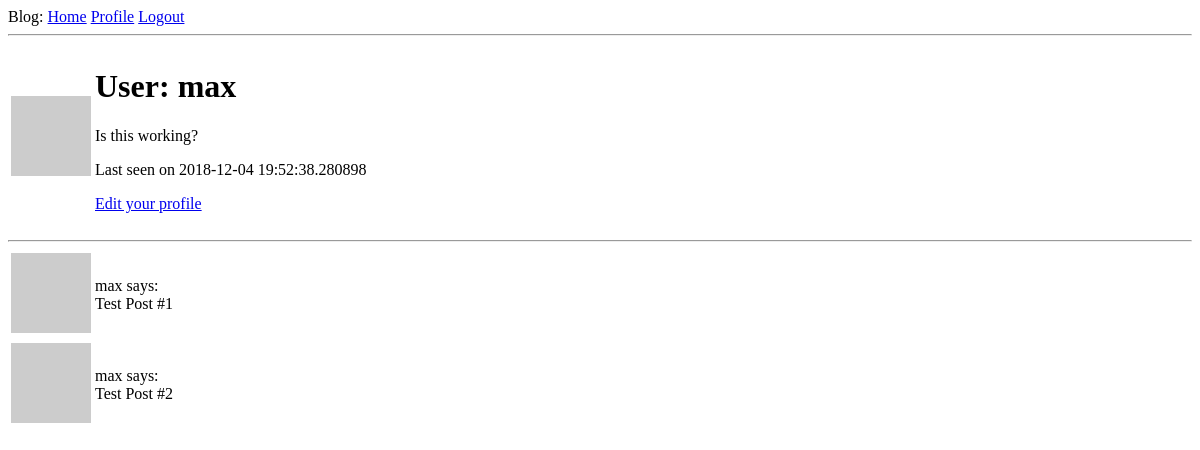
Before: /user/max (signed in) with the older database file.
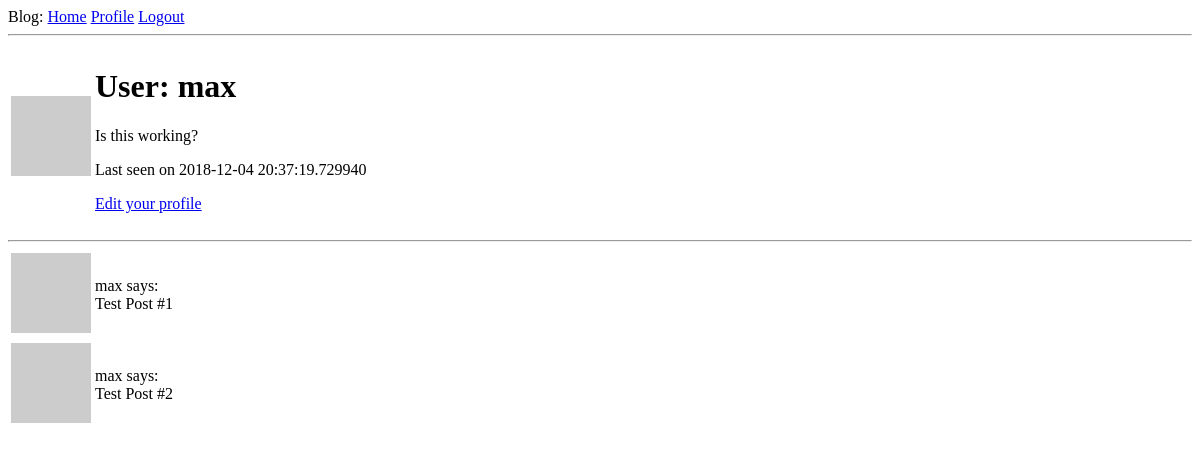
After: the same page with the newer database file.
### app/models.py (models this page shows, shortened)
class User(UserMixin, db.Model):
    id = db.Column(db.Integer, primary_key=True)
    username = db.Column(db.String(64), unique=True, index=True)
    email = db.Column(db.String(128), unique=True, index=True)
    password_hash = db.Column(db.String(128))
    posts = db.relationship('Post', backref='author', lazy='dynamic')
    about_me = db.Column(db.String(140))
    last_seen = db.Column(db.DateTime, default=datetime.utcnow)
    followed = db.relationship(
        'User', secondary=followers,
        primaryjoin=(followers.c.follower_id == id),
        secondaryjoin=(followers.c.followed_id == id),
        backref=db.backref('followers', lazy='dynamic'), lazy='dynamic')
    def avatar(self, size):
        digest = md5(self.email.lower().encode('utf-8')).hexdigest()
        return 'https://www.gravatar.com/avatar/{}?d=identicon&s={}'.format(digest, size)

### app/routes.py (the view)
@app.route('/user/<username>')
@login_required
def user(username):
    user = User.query.filter_by(username=username).first_or_404()
    posts = [
        {'author': user, 'body': 'Test Post #1'},
        {'author': user, 'body': 'Test Post #2'},
    ]
    return render_template('user.html', user=user, posts=posts)

### app/models.py (called while the page is built)
@login.user_loader
def load_user(id):
    return User.query.get(int(id))

### app/routes.py (called while the page is built)
@app.before_request
def before_request():
    if current_user.is_authenticated:
        current_user.last_seen = datetime.utcnow()
        db.session.commit()

### app/templates/user.html
{% extends 'base.html' %}
{% block content %}
    <table>
        <tr align="top">
            <td><img src="{{ user.avatar(128) }}" alt=""></td>
            <td>
                <h1>User: {{ user.username }}</h1>
                {% if user.about_me %}
                    <p>{{ user.about_me }}</p>
                {% endif %}
                {% if user.last_seen %}
                    <p>Last seen on {{ user.last_seen }}</p>
                {% endif %}
                {% if user == current_user %}
                    <p><a href="{{ url_for('edit_profile') }}">Edit your profile</a></p>
                {% endif %}
            </td>
        </tr>
    </table>
    <hr>
    {% for post in posts %}
        {% include '_post.html' %}
    {% endfor %}
{% endblock %}

### app/templates/base.html (shortened to what this page needs)
<!DOCTYPE html>
<html lang="en">
<head>
</head>
<body>
<div>
    Blog:
    <a href="{{ url_for('index') }}">Home</a>
    {% if current_user.is_anonymous %}
        <a href="{{ url_for('login') }}">Login</a>
    {% else %}
        <a href="{{ url_for('user', username=current_user.username) }}">Profile</a>
        <a href="{{ url_for('logout') }}">Logout</a>
    {% endif %}
</div>
<hr>
{% block content %}{% endblock %}
</body>
</html>

### app/templates/_post.html
<table>
    <tr align="top">
        <td><img src="{{ post.author.avatar(36) }}" alt=""></td>
        <td>{{ post.author.username }} says: <br> {{ post.body }}</td>
    </tr>
</table>

Changed rows visible on the page:
changed User "max": last_seen "2018-12-04 19:52:38.280898" → "2018-12-04 20:37:19.729940"
